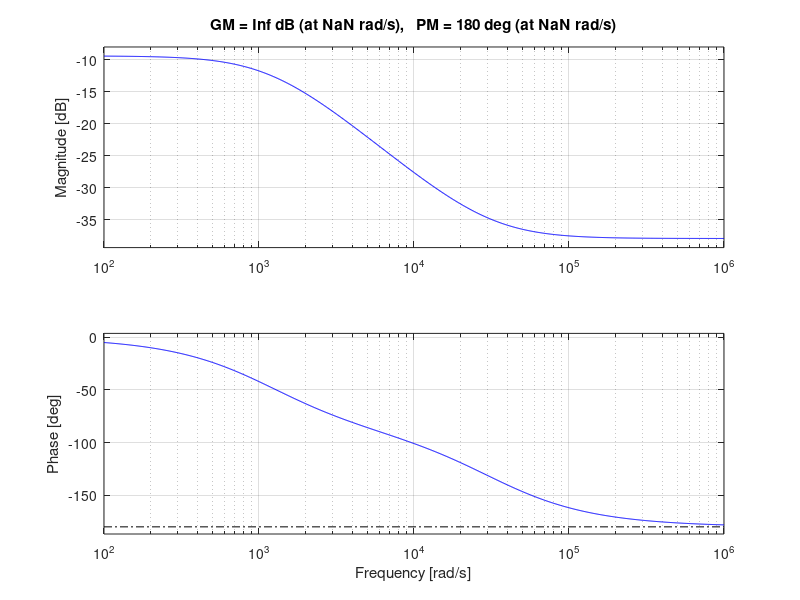
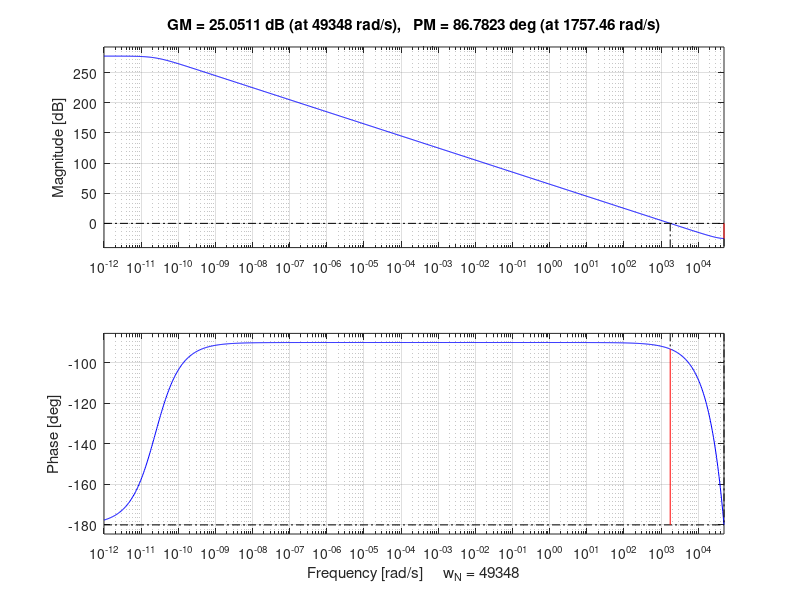
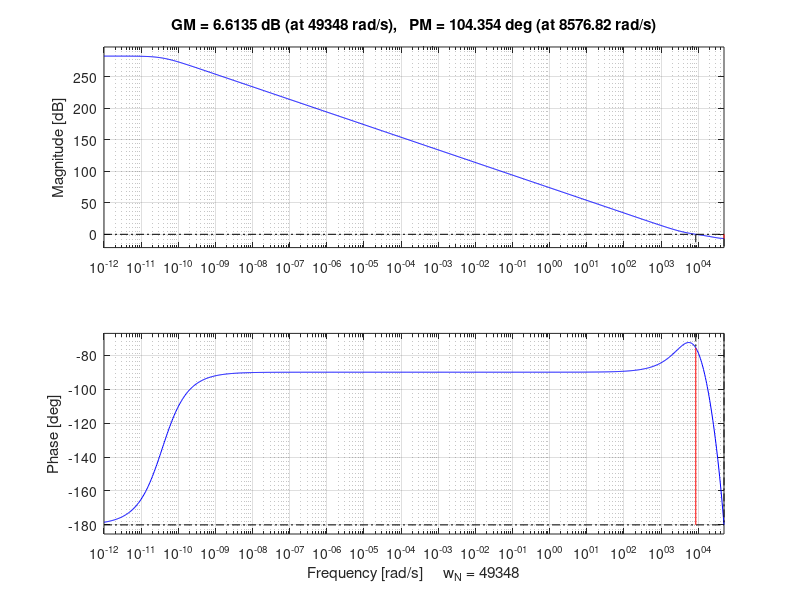

Source code (MATLAB) for these figures, in order:
clear, close all, clc;

% dSpace Lab Project
%% SimScape Simulation and Motor Parameters:
% A report must be made containing:
% Measurement of DC-motor parameters and comparision with datasheet
% Deriving the DC-motor transfer function
% Simulation of the system without controller (PWM, H-bridge, motor)
% Comparing transfer function with simulation
% Design minimum two controllers, compare and comment on pros and cons.
% Implement the two controllers in dSpace, and compare with simulation.

% The simulation will be performed in SimScape (see dSpaceLab.slx)

% The datasheet's DC-motor parameters:
Ke = 0.0365; % [Vs/rad]
Ra = 2.96; % [Ohm]
La = 0.00251; % [H]
Kv = 2.6*10^-6; % [Nms/rad]
Jr = 4.2*10^-6; % [kg m^2]
Tf = 0.0042; % [Nm]

% Ideas on how to measure:
% Ra: Apply known voltage at known rotation. R = (V-Ke*rads)/I
% La: Use an LCR meter
% Ke: Rotate at known speed and measure the winding voltage
% Kv: When using steady-state values, Kv = Ke * di/dw (d = delta)
% Jr: Apply a known torque, measure the acceleration (J = t/a)
% Tf?: Find lowest voltage that doesn't make the motor rotate?

% Measurements:
% Frequencies [100 Hz, 120 Hz, 1 kHz, 10 kHz, 100 kHz]
% La = [2.742e-3, 2.82e-3, 2.637e-3, 2.126e-3, 1.536e-3]
% Ra = 
% Ke =
% Kv = 
% Jr = 
% Extra inertia load on setup
JL = 0.001; % [kg m^2]

% Resistor for load motor
RL = 10;

% For simulation
Vin = 24;
D = 0.5;
R_fet = 0.01; % [Ohm]
G_fet = 1e-8; % [1/Ohm]

%% Controller Design:
% A digital PI and a digital PID controller will be designed.
% The DC motor system to be controlled has the transfer function:
G_DC = tf([1], [La Ra]);

% The maximum frequency of the DC motor is:
f_motor_max = 5600/60;
% Thus the sampling frequency should be:
f_s = 25 * (100 * 2 * pi);
T_s = 1/f_s;

% A higher cross-frequency will mostly result in better control, but is
% also more difficult to attain. For testing, the following is used:
f_c = 3 * f_motor_max;
w_c = 2*pi*f_c;

% The DC motor model is mapped into the discrete domain and ZOH'd:
G_DC_d = c2d(G_DC, T_s);
G_DC_zoh = d2c(G_DC_d, 'Tustin');
figure(1)
[gain, phase] = bode(G_DC_zoh, w_c);
margin(G_DC_zoh)

% This model is then used for designing the two controllers. These are
% first designed in the continuous domain, and then later mapped.


% First the PI Controller:
% Proportional gain is adjusted to hit the cross-frequency.
kp = 1/gain;

% The integrator is then designed.
ki = 1; % Gain should not impact system
tau_i = La/Ra; % If they are accurate, this is good. Else try wi = wc/10.
%tau_i = 1/(w_c/10);

% The transfer function is thus
D_pi_num_s = (ki*[tau_i 1]);
D_pi_den_s = [tau_i 0];
D_pi_s = tf(D_pi_num_s, D_pi_den_s);

% Re-calculate gain for accuracy
[gain, phase] = bode(kp*D_pi_s*G_DC_zoh, w_c);
kp = kp * 1/gain;
D_pi_s = D_pi_s * kp;

% Which is mapped into the discrete domain
D_pi_z = c2d(D_pi_s, T_s, 'Tustin');

figure(2)
margin(G_DC_d*D_pi_z)

% PI Controller values for Simulink:
Kp_pi = kp;
Ki_pi = kp/tau_i;



% Now for the PID Controller:
% To warrant the use of a derivative part, the cross-frequency is increased
f_c = 15 * f_motor_max;
w_c = 2*pi*f_c;

% The DC motor model is used again to find cross-frequency gain:
[gain, phase] = bode(G_DC_zoh, w_c);

% This model is then used for designing the PID in the continuous domain.
% Proportional gain is adjusted to hit the cross-frequency.
kp = 1/gain;

% The integrator is then designed.
ki = 1; % Gain should not impact system
tau_i = La/Ra; % If they are accurate, this is good. Else try wi = wc/10.
%tau_i = 1/(w_c/10);

% The transfer function is thus
D_pi_num_s = (ki*[tau_i 1]);
D_pi_den_s = [tau_i 0];
D_pi_s = tf(D_pi_num_s, D_pi_den_s);

% Re-calculate gain for accuracy
[gain, phase] = bode(kp*D_pi_s*G_DC_zoh, w_c);
kp = kp * 1/gain;
D_pi_s = D_pi_s * kp;

% The derivative is now designed
% A phase boost of 30 degrees is chosen based on absolutely nothing. The
% phase margin is very good as-is for the system,
Fmax = 30;

% The derivative part is then calculated
alpha = (1 - sind(Fmax))/(1 + sind(Fmax));
kd = sqrt(alpha);
td = 1/(sqrt(alpha)*w_c);
Dds = tf(kd * [td 1], [alpha*td 1]);

% The resulting PID controller is then:
D_pid = D_pi_s * Dds;

% This must be transferred to the z-domain by Tustin
D_pid_z = c2d(D_pid, T_s, 'Tustin');

figure(3)
margin(D_pid_z*G_DC_d)

% PID Controller values for Simulink:
Kp_pid = kp;
Ki_pid = kp/tau_i;
Kd_pid = kd;
